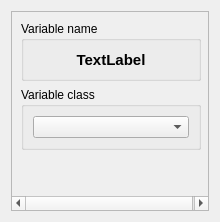
<?xml version="1.0" encoding="UTF-8"?>
<ui version="4.0">
 <class>OperatorsVariableInfo</class>
 <widget class="QWidget" name="OperatorsVariableInfo">
  <property name="geometry">
   <rect>
    <x>0</x>
    <y>0</y>
    <width>220</width>
    <height>222</height>
   </rect>
  </property>
  <property name="windowTitle">
   <string>Form</string>
  </property>
  <layout class="QHBoxLayout" name="horizontalLayout">
   <item>
    <widget class="QScrollArea" name="scrollArea">
     <property name="widgetResizable">
      <bool>true</bool>
     </property>
     <widget class="QWidget" name="scrollAreaWidgetContents">
      <property name="geometry">
       <rect>
        <x>0</x>
        <y>0</y>
        <width>200</width>
        <height>202</height>
       </rect>
      </property>
      <layout class="QVBoxLayout" name="verticalLayout_3">
       <item>
        <widget class="QGroupBox" name="variableNameGroupBox">
         <property name="minimumSize">
          <size>
           <width>180</width>
           <height>60</height>
          </size>
         </property>
         <property name="maximumSize">
          <size>
           <width>16777215</width>
           <height>60</height>
          </size>
         </property>
         <property name="title">
          <string>Variable name</string>
         </property>
         <layout class="QVBoxLayout" name="verticalLayout">
          <item>
           <widget class="QLabel" name="variableName">
            <property name="font">
             <font>
              <pointsize>11</pointsize>
              <weight>75</weight>
              <bold>true</bold>
             </font>
            </property>
            <property name="text">
             <string>TextLabel</string>
            </property>
            <property name="alignment">
             <set>Qt::AlignCenter</set>
            </property>
           </widget>
          </item>
         </layout>
        </widget>
       </item>
       <item>
        <widget class="QGroupBox" name="classNameGroupBox">
         <property name="title">
          <string>Variable class</string>
         </property>
         <layout class="QVBoxLayout" name="verticalLayout_2">
          <item>
           <widget class="QComboBox" name="classComboBox"/>
          </item>
         </layout>
        </widget>
       </item>
       <item>
        <spacer name="verticalSpacer">
         <property name="orientation">
          <enum>Qt::Vertical</enum>
         </property>
         <property name="sizeHint" stdset="0">
          <size>
           <width>20</width>
           <height>40</height>
          </size>
         </property>
        </spacer>
       </item>
      </layout>
     </widget>
    </widget>
   </item>
  </layout>
 </widget>
 <resources/>
 <connections/>
</ui>
